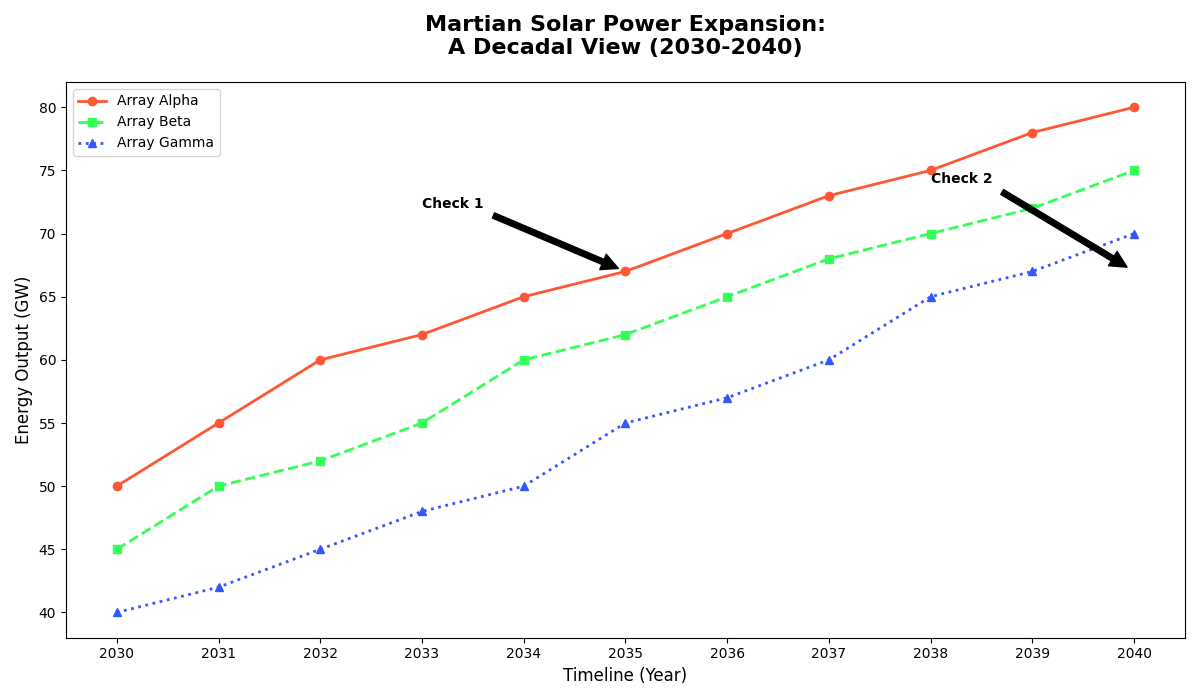

This chart was generated by the following Python code:
import matplotlib.pyplot as plt
import numpy as np

years = np.arange(2030, 2041)
solar_panels_A = np.array([50, 55, 60, 62, 65, 67, 70, 73, 75, 78, 80])
solar_panels_B = np.array([45, 50, 52, 55, 60, 62, 65, 68, 70, 72, 75])
solar_panels_C = np.array([40, 42, 45, 48, 50, 55, 57, 60, 65, 67, 70])

fig, ax = plt.subplots(figsize=(12, 7))

ax.plot(years, solar_panels_A, linestyle='-', marker='o', color='#ff5733', linewidth=2, markersize=6, label='Array Alpha')
ax.plot(years, solar_panels_B, linestyle='--', marker='s', color='#33ff57', linewidth=2, markersize=6, label='Array Beta')
ax.plot(years, solar_panels_C, linestyle=':', marker='^', color='#3357ff', linewidth=2, markersize=6, label='Array Gamma')

ax.annotate('Check 1', xy=(2035, 67), xytext=(2033, 72),
             arrowprops=dict(facecolor='black', shrink=0.05),
             fontsize=10, fontweight='bold')
ax.annotate('Check 2', xy=(2040, 67), xytext=(2038, 74),
             arrowprops=dict(facecolor='black', shrink=0.05),
             fontsize=10, fontweight='bold')

ax.set_title('Martian Solar Power Expansion:\nA Decadal View (2030-2040)', fontsize=16, fontweight='bold', pad=20)
ax.set_xlabel('Timeline (Year)', fontsize=12)
ax.set_ylabel('Energy Output (GW)', fontsize=12)

ax.set_xticks(years)
ax.set_yticks(np.arange(40, 85, step=5))

ax.legend()

plt.tight_layout()
plt.show()
